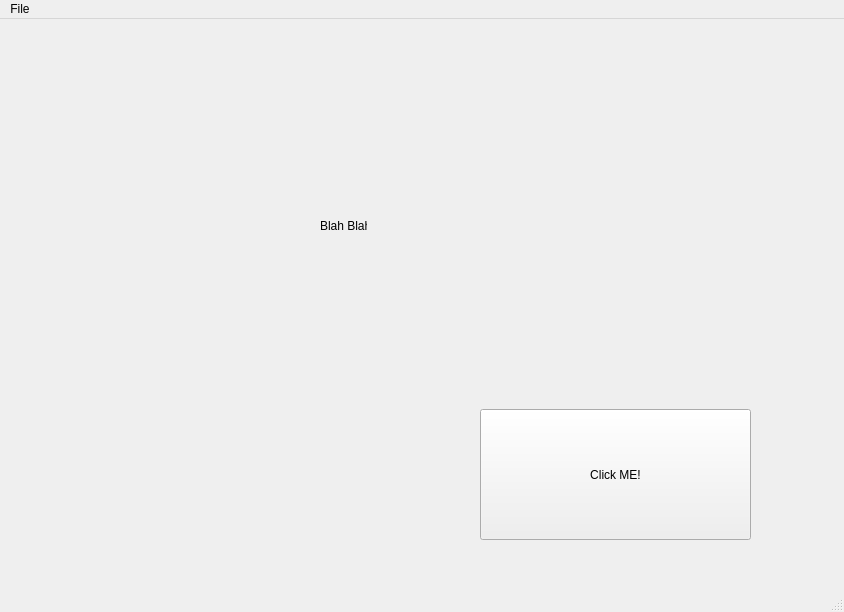
<?xml version="1.0" encoding="UTF-8"?>
<ui version="4.0">
 <class>MainWindow</class>
 <widget class="QMainWindow" name="MainWindow">
  <property name="geometry">
   <rect>
    <x>0</x>
    <y>0</y>
    <width>844</width>
    <height>612</height>
   </rect>
  </property>
  <property name="windowTitle">
   <string>MainWindow</string>
  </property>
  <widget class="QWidget" name="centralwidget">
   <widget class="QPushButton" name="button_1">
    <property name="geometry">
     <rect>
      <x>480</x>
      <y>390</y>
      <width>271</width>
      <height>131</height>
     </rect>
    </property>
    <property name="text">
     <string>Click ME!</string>
    </property>
   </widget>
   <widget class="QLabel" name="lbl_1">
    <property name="geometry">
     <rect>
      <x>320</x>
      <y>200</y>
      <width>47</width>
      <height>13</height>
     </rect>
    </property>
    <property name="text">
     <string>Blah Blah</string>
    </property>
   </widget>
  </widget>
  <widget class="QMenuBar" name="menubar">
   <property name="geometry">
    <rect>
     <x>0</x>
     <y>0</y>
     <width>844</width>
     <height>21</height>
    </rect>
   </property>
   <widget class="QMenu" name="menuFile">
    <property name="title">
     <string>File</string>
    </property>
    <addaction name="actionNew"/>
   </widget>
   <addaction name="menuFile"/>
  </widget>
  <widget class="QStatusBar" name="statusbar"/>
  <action name="actionNew">
   <property name="text">
    <string>New</string>
   </property>
  </action>
 </widget>
 <resources/>
 <connections/>
</ui>
